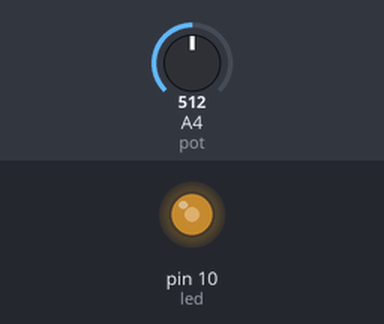
Recording of a sketch running on a simulated Arduino Uno, built with avr-gcc and run on an emulated ATmega328P. On the bench: output pins drawn as LEDs (lit = HIGH). The test bench sets the inputs (shaded band); at power-on: A4 (pot) = 512.

Above: at 1.2 s.
1.3 s: A4 (pot) set to 716
At 2.0 s:
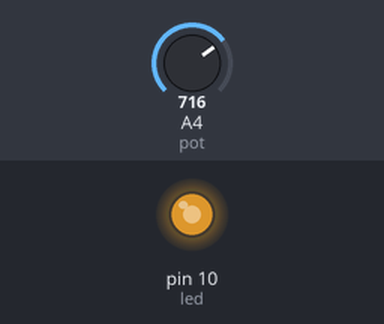
2.8 s: A4 (pot) set to 900
At 3.1 s:
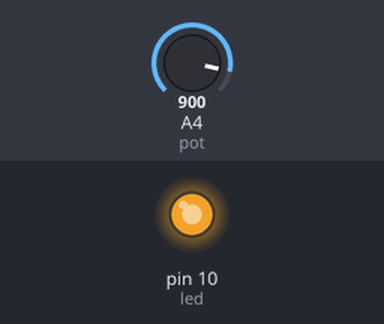
4.3 s: A4 (pot) set to 122
At 5.4 s:
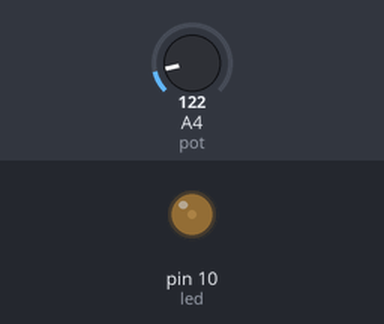
5.8 s: A4 (pot) set to 0
At 6.6 s:
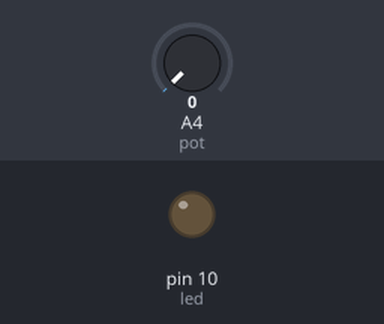
Timing chart, 0 to 8.3 s (numbered marks = the images above; inputs shaded):
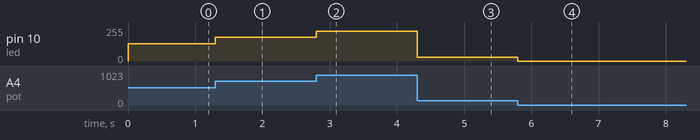

Measured:
- after the input at 1.3 s, pin 10 (led): 128/255 → 179/255 at once
- after the input at 2.8 s, pin 10 (led): 179/255 → 225/255 at once
- after the input at 4.3 s, pin 10 (led): 225/255 → 30/255 at once
- after the input at 5.8 s, pin 10 (led): 30/255 → 0/255 at once

The sketch:

36.ino
```cpp
byte led = 10; //pin s LED diodou
byte pot = A4; //pin s fotorezistorem
int val; //promìnná pøipravená k uchování hodnot
void setup() {
	//sem nic nepí eme
}
void loop() {
	val = analogRead(pot)/4; //ètení hodnoty na A4 a úprava rozsahu
	analogWrite(led, val); //generování PWM
	Serial.println("Hodnota A4:");
	Serial.println(val);
}
```
